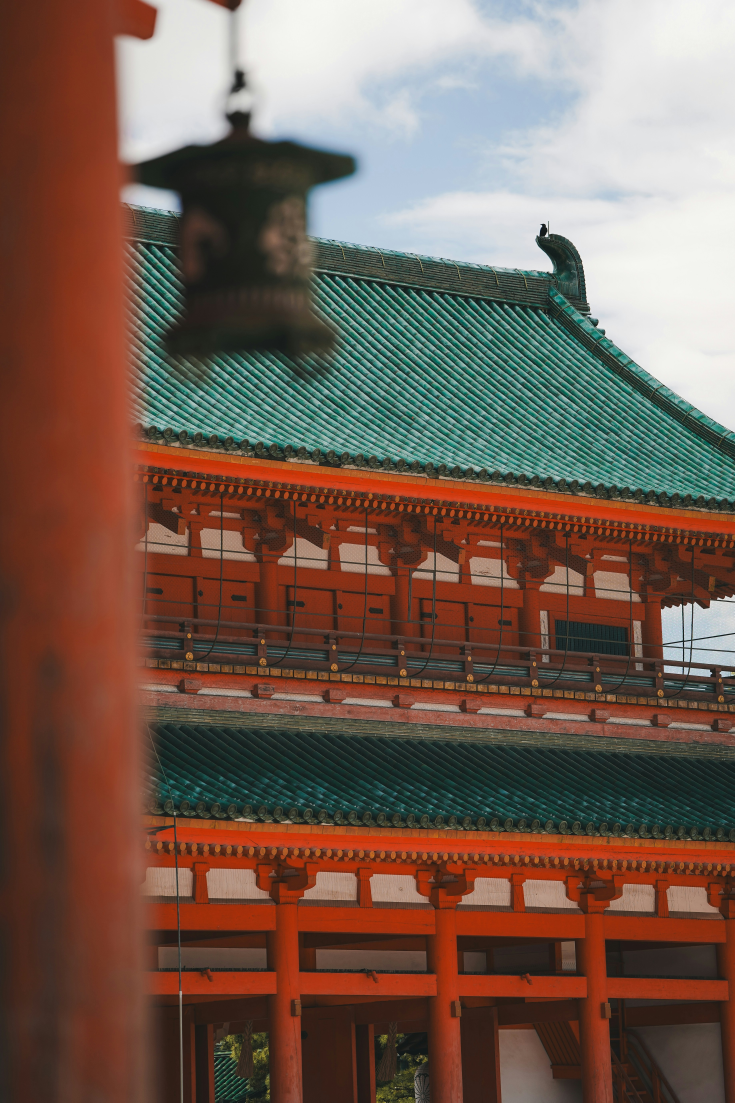
#> input picture assets/kyoto.jpg, 3674 x 5511 px (shown at 1/5 size)
$ python rgb-histogram.py
#> lines starting #> are read from the running program, lines starting #| are printed output that depends on the picture
import cv2 as cv
from matplotlib import pyplot as plt

path = "assets/kyoto.jpg"
display_width = 600

# Read image
original = cv.imread(path)
#> original is the input picture: shape (5511, 3674, 3); mean B, G, R 82.4, 94.4, 117.7

# Define display height
height, width = original.shape[:2]
#> height = 5511; width = 3674
aspect_ratio = width / height
#> aspect_ratio = 0.667
display_height = int(display_width / aspect_ratio)
#> display_height = 900

# Show original image
cv.namedWindow("Original", cv.WINDOW_NORMAL)
cv.imshow("Original", original)
cv.resizeWindow("Original", display_width, display_height)

# Calculate and plot histogram
channels = cv.split(original)
colors = ("b", "g", "r")

for (channel, color) in zip(channels, colors):
    hist = cv.calcHist([channel], [0], None, [256], [0, 256])

    # Normalize histogram
    hist /= hist.sum()

    plt.plot(hist, color=color)
    plt.title("RGB Histogram")
    plt.xlabel("Pixel Value")
    plt.ylabel("Frequency")
#> this loop made 3 passes
#> color on passes 1 to 3: 'b', 'g', 'r'

plt.show()
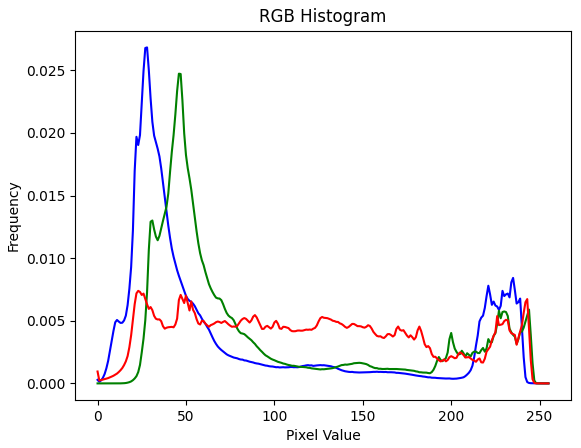
#> figure drawn by matplotlib, 1 panel; curve peaks at x = 28, y = 0.0268; curve peaks at x = 46, y = 0.0247; curve peaks at x = 23, y = 0.00739

# Wait for any key to close windows
cv.waitKey(0)
cv.destroyAllWindows()

$ run again, with assets/seoul.jpg copied over assets/kyoto.jpg
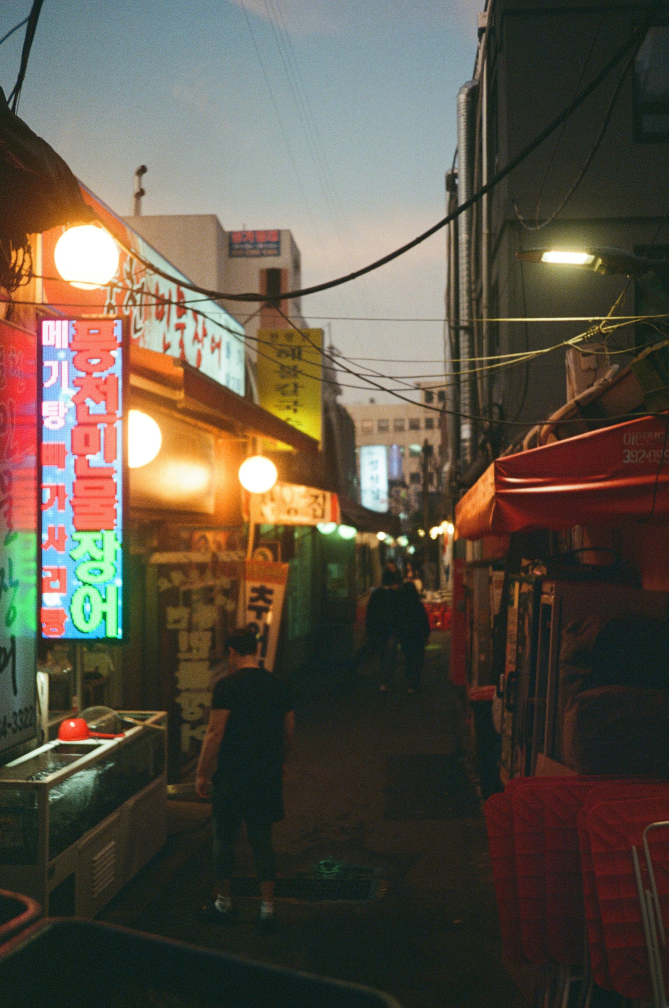
#> input picture assets/seoul.jpg, 2005 x 3024 px (shown at 1/3 size)
#> original is the input picture: shape (3024, 2005, 3); mean B, G, R 70.6, 83.2, 92.1
#> the loop `for (channel, color) in zip(channels, colors):` made 3 passes
#> color on passes 1 to 3: 'b', 'g', 'r'
#> `plt.show()`:
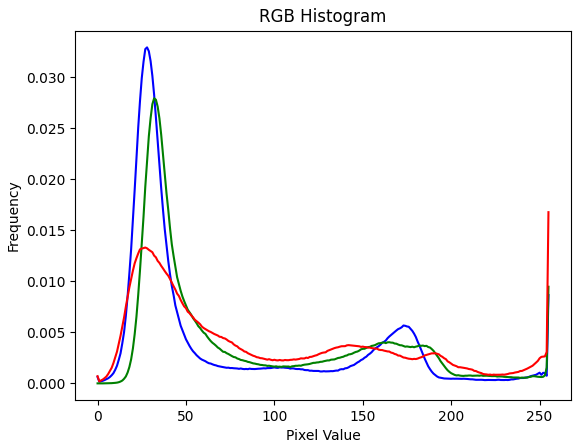
#> figure drawn by matplotlib, 1 panel; curve peaks at x = 28, y = 0.0329; curve peaks at x = 32, y = 0.0279; curve peaks at x = 255, y = 0.0168
